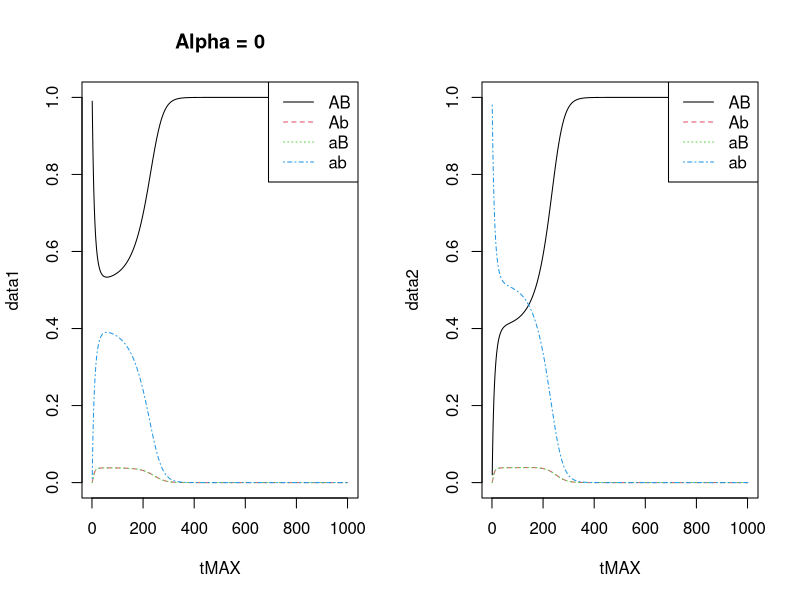
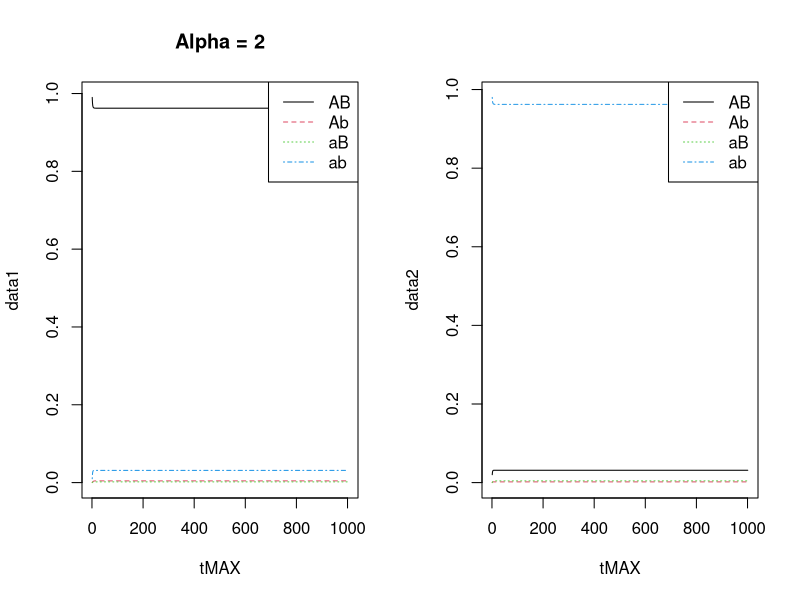
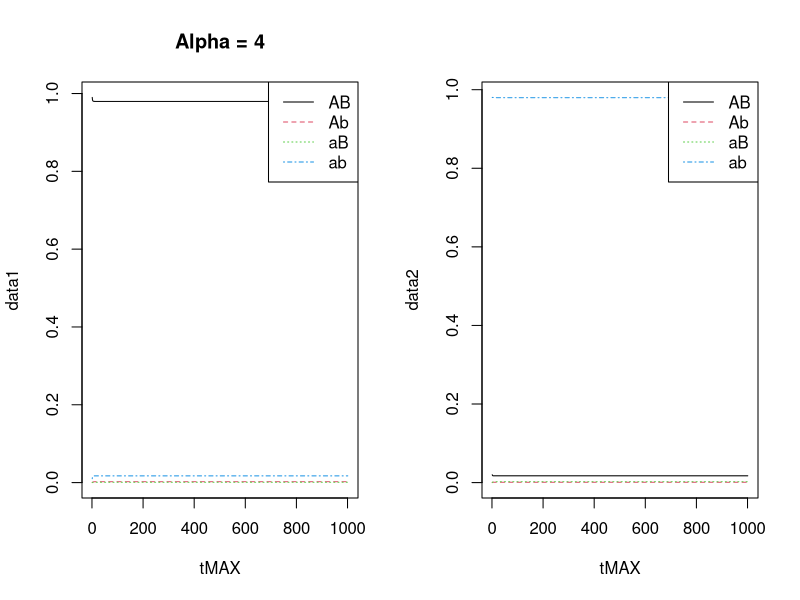

Source code (R) for these figures, in order:
## ---- chunk 1
Sh =0.3
Sd = 0.01
m =0.05
r = 0.05

Place1 = c(0.99,0,0,0.01) #AB, Ab, aB, ab
Place2 = c(0.02,0,0,0.98) #AB, Ab, aB, ab

fit1 = 1+c(1,-1,-1,-1)*c(Sd,Sh,Sh,Sd)
fit2 = 1+c(-1,-1,-1,1)*c(Sd,Sh,Sh,Sd)

tMAX =1000
## ---- chunk 2
migration = function(p1,p2){ #place1,place2
  place1 = (1-m)*p1 + m*p2
  place2 = (1-m)*p2 + m*p1
  
  c(place1,place2)
}
## ---- chunk 3
natural_selection = function(gene,fit){
  gene*fit / sum(gene*fit)
}
## ---- chunk 4
sexual_selection = function(gene,preference_matrix){
  
  pair_matrix = outer(gene, gene) * preference_matrix
  
  # way1 
  pair_matrix = pair_matrix / sum(pair_matrix) 
  
  # way2
  #z = rowSums(pair_matrix)
  #z[is.na(z)] = 1
  #pair_matrix = pair_matrix / z
  
  children <- rep(0, 4)
  
  for (mom in 1:4) {
    for (dad in 1:4) {
      if (mom == dad) { # 父母基因型相同
        children[mom] <- children[mom] + pair_matrix[mom, dad]
      } else if (mom + dad != 5) { # 父母基因型部分相同
        children[c(mom, dad)] <- children[c(mom, dad)] + pair_matrix[mom, dad] / 2
      } else { # 父母基因型完全相反
        children[c(mom, dad)] <- children[c(mom, dad)] + pair_matrix[mom, dad] * (1 - r) / 2
        other <- if (min(mom, dad) == 1) c(2, 3) else c(1, 4)
        children[other] <- children[other] + pair_matrix[mom, dad] * r / 2
      }
    }
  }
  
  children / sum(children)
}
## ---- chunk 5
main =function(alpha){
  preference_matrix = matrix(c(1+alpha,1+alpha,1,1,
                             1+alpha,1+alpha,1,1,
                             1,1,1+alpha,1+alpha,
                             1,1,1+alpha,1+alpha),nrow = 4, ncol=4)
  
  data1 = matrix(0,nrow = tMAX+1, ncol = length(Place1),
               dimnames = list(rep(1:(tMAX+1)),c('AB', 'Ab', 'aB', 'ab')))
  data2 = matrix(0,nrow = tMAX+1, ncol = length(Place2),
                 dimnames = list(rep(1:(tMAX+1)),c('AB', 'Ab', 'aB', 'ab')))
  
  data1[1,] = Place1
  data2[1,] = Place2
  
  for (t in 1:tMAX){
    place = migration(Place1,Place2)
    
    a = natural_selection(place[1:4],fit1)
    Place1 = sexual_selection(a,preference_matrix)
    data1[t+1,] = Place1
    
    a = natural_selection(place[5:8],fit2)
    Place2 = sexual_selection(a,preference_matrix)
    data2[t+1,] = Place2
  }
  
  #plot
  data1[tMAX+1,]
  data2[tMAX+1,]
  
  par(mfrow = c(1, 2))
  matplot(data1,type = 'l',xlab = 'tMAX', main = paste('Alpha =', alpha))
  legend('topright',c('AB', 'Ab', 'aB', 'ab'),lty=1:4,col=1:4)
  
  matplot(data2,type = 'l',xlab = 'tMAX')
  legend('topright',c('AB', 'Ab', 'aB', 'ab'),lty=1:4,col=1:4)
}
## ---- chunk 6
main(alpha=0)
## ---- chunk 7
main(alpha=2)
## ---- chunk 8
main(alpha=4)
